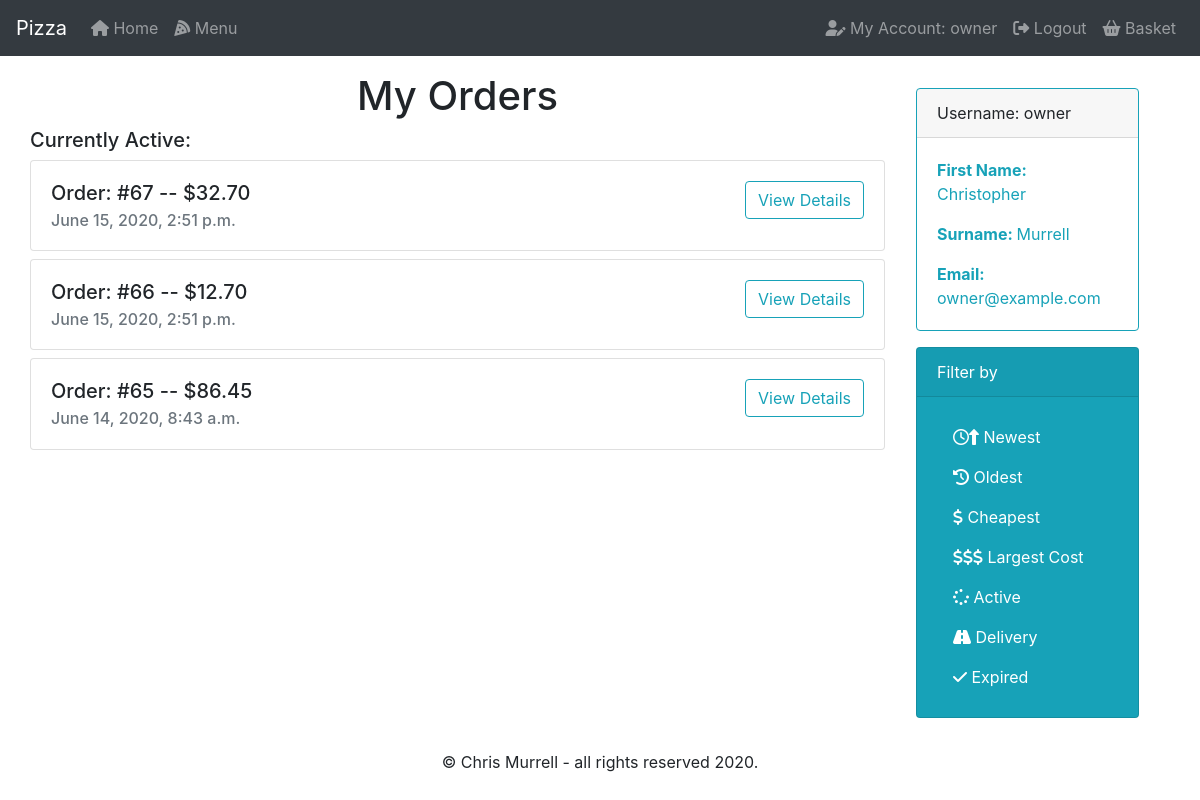
The page /account/filter/active (signed in) on the database as committed earlier.
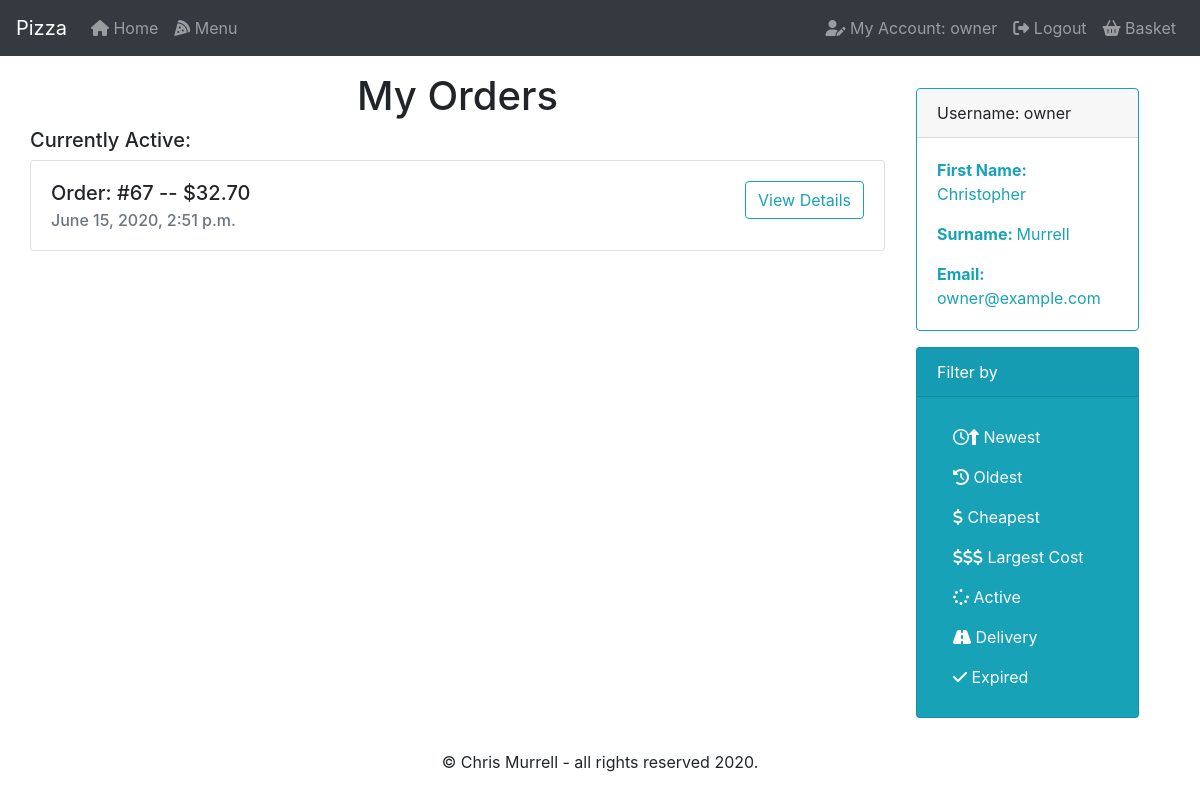
The same page on the database as committed later.
### orders/models.py (models this page shows, shortened)
class Orders(models.Model):
    order_id = models.AutoField(primary_key=True)
    user_id = models.ForeignKey(
        User, on_delete=models.CASCADE, related_name='orders')
    pizItems = models.ManyToManyField('PizOrder', blank=True, related_name='pizItems')
    subItems = models.ManyToManyField('SubOrder', blank=True, related_name='subItems')
    pastaItems = models.ManyToManyField('PastaOrder', blank=True, related_name='pastaItems')
    saladItems = models.ManyToManyField('SaladOrder', blank=True, related_name='saladItems')
    platItems = models.ManyToManyField('PlatterOrder', blank=True, related_name='platItems')
    time_placed = models.DateTimeField(auto_now_add=True)
    cost = models.DecimalField(max_digits=6, decimal_places=2, default=00.00)
    active = models.CharField(max_length=1, default='Y')
    class Meta:
        verbose_name = 'order'
        verbose_name_plural = 'orders'

### orders/views.py (the view, shortened to what this page needs)
# urls.py: path("account/filter/<filter_by>", views.filter, name="filter")
def filter(request, filter_by):
    if filter_by == 'newest':
        user = request.user
        active = Orders.objects.filter(
            user_id=user, active='Y').order_by('-time_placed')
        delivery = Orders.objects.filter(
            user_id=user, active='D').order_by('-time_placed')
        expired = Orders.objects.filter(
            user_id=user, active='N').order_by('-time_placed')
        pizzas = PizOrder.objects.all()
        subs = SubOrder.objects.all()
        pastas = PastaOrder.objects.all()
        salads = SaladOrder.objects.all()
        platters = PlatterOrder.objects.all()
        context = {
            "user": user,
            "active": active,
            "delivery": delivery,
            "expired": expired,
            "pizzas": pizzas,
            "subs": subs,
            "pastas": pastas,
            "salads": salads,
            "platters": platters
        }
        return render(request, 'orders/account.html', context)
    elif filter_by == 'active':
        user = request.user
        active = Orders.objects.filter(
            user_id=user, active='Y').order_by('-time_placed')
        pizzas = PizOrder.objects.all()
        subs = SubOrder.objects.all()
        pastas = PastaOrder.objects.all()
        salads = SaladOrder.objects.all()
        platters = PlatterOrder.objects.all()
        context = {
            "user": user,
            "active": active,
            "pizzas": pizzas,
            "subs": subs,
            "pastas": pastas,
            "salads": salads,
            "platters": platters
        }
        return render(request, 'orders/account.html', context)

### orders/models.py (called while the page is built)
    def __str__(self):
        return f"{self.typ} - {self.category}"

    def custom_toppings(self):
        return ", ".join([t.typ for t in self.toppings.all()])

    def __str__(self):
        return f"Type: {self.typ} || Size: {self.size} || Toppings: {self.custom_toppings()} || Price: ${self.price}"

    def __str__(self):
        return f"{self.typ}"

    def custom_extras(self):
        return ", ".join([t.typ for t in self.extras.all()])

    def __str__(self):
        return f"Type: {self.typ} || Size: {self.size} || Toppings: {self.custom_extras()} || Price: ${self.price}"

    def __str__(self):
        return f"{self.typ}"

    def __str__(self):
        return f"{self.typ} -- ${self.price}"

    def __str__(self):
        return f"Type: {self.typ}"

    def __str__(self):
        return f"Type: {self.typ} || Price: ${self.price}"

    def __str__(self):
        return f"{self.typ} small = ${self.smPrice} large = ${self.lgPrice}"

    def __str__(self):
        return f"Type: {self.typ} || Size: {self.size} || Price: ${self.price}"

### orders/Templates/orders/account.html (shortened to what this page needs)
{% extends "orders/base.html" %}
{% load static %}
{% block main %}
<div class="row justify-content-md-center">
    {% if not active and not delivery and not expired %}
    <div class="card border-info m-3">
        <div class="card-header">Username: {{ user.username }}</div>
        <div class="card-body text-info">
            <p class="card-text"><strong>First Name: </strong>{{ user.first_name }}</p>
            <p class="card-text"><strong>Surname: </strong>{{ user.last_name }}</p>
            <p class="card-text"><strong>Email: </strong>{{ user.email }}</p>
        </div>
    </div>
    {% else %}
    <div class="w-75">
        <h1>My Orders</h1>
        {% if active %}
        <h5>Currently Active:</h5>
        {% endif %}
        {% for row in active %}
        <div class="card mb-2">
            <div class="card-body">
                <div class="row">
                    <div class="col text-left">
                        <h5 class="card-title">Order: #{{ row.order_id }} -- ${{ row.cost }}</h5>
                        <h6 class="card-subtitle text-muted">{{ row.time_placed }}</h6>
                    </div>
                    <div class="col text-right">
                        <button type="button" class="btn btn-outline-info" data-toggle="collapse"
                            data-target="#details{{ row.order_id }}" aria-controls="list-group"
                            aria-expanded="false">View
                            Details</button>
                    </div>
                </div>
            </div>
        </div>
        {% endfor %}
    </div>
    <div class="w-25">
        <div class="container sticky-top">
            <div class="card border-info m-3">
                <div class="card-header">Username: {{ user.username }}</div>
                <div class="card-body text-info">
                    <p class="card-text"><strong>First Name: </strong>{{ user.first_name }}</p>
                    <p class="card-text"><strong>Surname: </strong>{{ user.last_name }}</p>
                    <p class="card-text"><strong>Email: </strong>{{ user.email }}</p>
                </div>
            </div>
            <div class="card text-white bg-info m-3">
                <div class="card-header">Filter by</div>
                <div class="card-body">
                    <a href="{% url 'filter' filter_by='newest' %}" class="nav-link sidebar"><i
                            class="far fa-clock"></i><i class="fas fa-long-arrow-alt-up"></i>
                        Newest</a>
                    <a href="{% url 'filter' filter_by='oldest' %}" class="nav-link sidebar"><i
                            class="fas fa-history"></i> Oldest</a>
                    <a href="{% url 'filter' filter_by='cheapest' %}" class="nav-link sidebar"><i
                            class="fas fa-dollar-sign"></i>
                        Cheapest</a>
                    <a href="{% url 'filter' filter_by='expensive' %}" class="nav-link sidebar"><i
                            class="fas fa-dollar-sign"></i><i class="fas fa-dollar-sign"></i><i
                            class="fas fa-dollar-sign"></i> Largest Cost</a>
                    <a href="{% if active %}{% url 'filter' filter_by='active' %}{% endif %}"
                        class="nav-link sidebar"><i class="fas fa-spinner"></i>
                        Active</a>
                    <a href="{% if delivery %}{% url 'filter' filter_by='delivery' %}{% endif %}"
                        class="nav-link sidebar"><i class="fas fa-road"></i>
                        Delivery</a>
                    <a href="{% if expired %}{% url 'filter' filter_by='expired' %}{% endif %}"
                        class="nav-link sidebar"><i class="fas fa-check"></i>
                        Expired</a>
                </div>
            </div>
        </div>
    </div>
    {% endif %}
</div>
{% endblock %}

Rows that differ between the two databases and show on the page:
no longer on this page (row edited): Orders: order_id "66", cost "12.70", time_placed "June 15, 2020, 2:51 p.m."
no longer on this page (row edited): Orders: order_id "65", cost "86.45", time_placed "June 14, 2020, 8:43 a.m."
